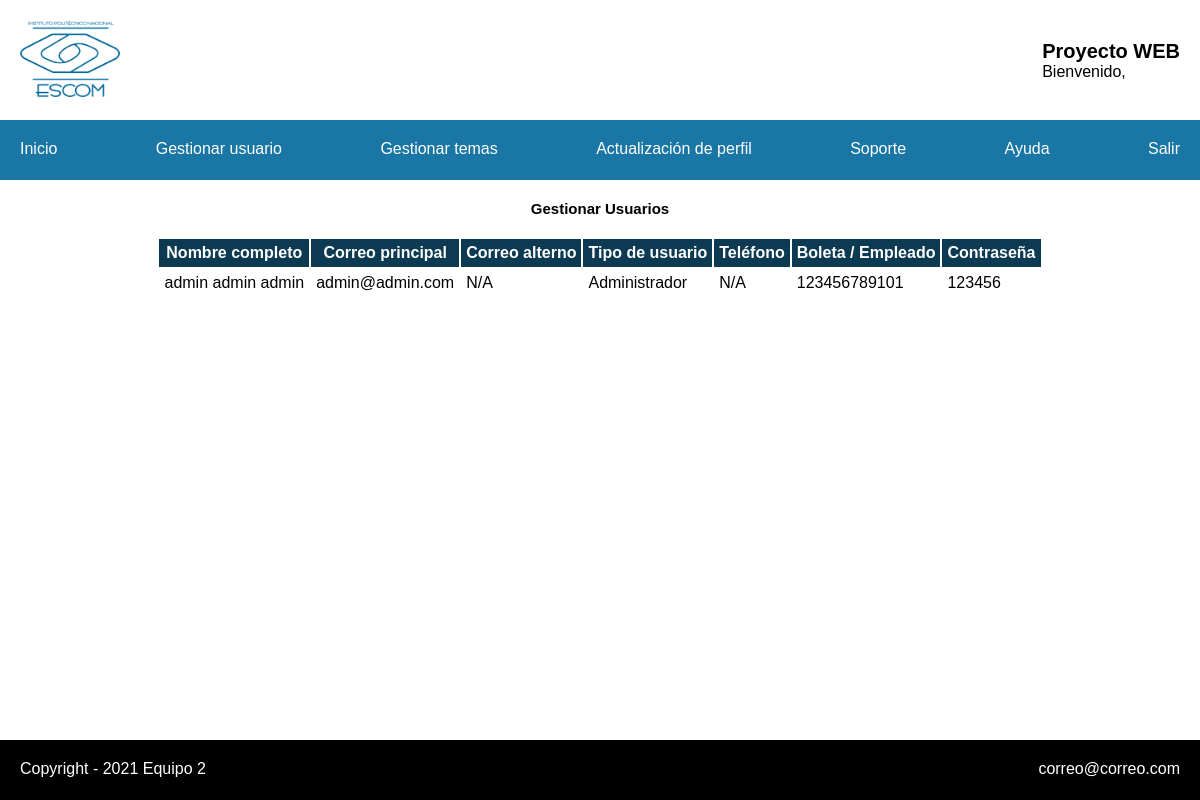
The app's page /admin/gestionarUsuarios.php with its own data.
### tables this page shows
CREATE TABLE `administrador` (
  `idAdministrador` int NOT NULL AUTO_INCREMENT,
  `nombre` varchar(20) NOT NULL,
  `apellidoPaterno` varchar(20) NOT NULL,
  `apellidoMaterno` varchar(20) NOT NULL,
  `correo` varchar(45) NOT NULL,
  `clave` varchar(45) NOT NULL,
  `numEmpleado` varchar(12) NOT NULL,
  PRIMARY KEY (`idAdministrador`)
);

### admin/gestionarUsuarios.php (the view, shortened to what this page needs)
<?php
include "header.php";
$db = conectarDb();
$query = "SELECT * FROM administrador;";
$resultado1 = mysqli_query($db, $query) or die(mysqli_error($db));
?>
    <main class="admin gestionar">
        <div class="principal">
            <h2>Gestionar Usuarios</h2>
            <div class="informacion">
                <table>
                    <tr>
                        <th>Nombre completo</th>
                        <th>Correo principal</th>
                        <th>Correo alterno</th>
                        <th>Tipo de usuario</th>
                        <th>Teléfono</th>
                        <th>Boleta / Empleado</th>
                        <th>Contraseña</th>
                    </tr>
                    <?php while( $administrador = mysqli_fetch_assoc($resultado1) ): ?>
                        <tr>
                            <?php echo "<td> ${administrador['nombre']} ${administrador['apellidoPaterno']} ${administrador['apellidoMaterno']}</td>"; ?>
                            <?php echo "<td> ${administrador['correo']}</td>"; ?>
                            <?php echo "<td> N/A </td>"; ?>
                            <?php echo "<td> Administrador </td>"; ?>
                            <?php echo "<td> N/A </td>"; ?>
                            <?php echo "<td> ${administrador['numEmpleado']}</td>"; ?>
                            <?php echo "<td> ${administrador['clave']}</td>"; ?>
                        </tr>
                    <?php endwhile; ?>
                </table>
            </div>
        </div>
    </main>
<?php
include "footer.php";
?>

### src/css/app.css (style rules this page uses)
:root { --negro: black; --blanco: white; --azul: #1a76a4; --azul-transparente: #1a76a44a; --azul-darken: #0c3a52; --verde: #77dd77; --rojo: #ff6961; }
* { margin: 0; padding: 0; box-sizing: border-box; }
html { font-family: sans-serif; font-size: 62.5%; }
body { width: 100%; height: 100vh; display: grid; grid-template-rows: 120px 60px auto 60px; }
main { display: grid; grid-template-columns: 80% auto; }
main .principal { padding: 20px; display: flex; flex-direction: column; gap: 20px; overflow: scroll; }
main .principal h2 { text-align: center; }

### src/css/admin.css (style rules this page uses)
:root { --negro: black; --blanco: white; --azul: #1a76a4; --azul-transparente: #1a76a44a; --azul-darken: #0c3a52; }
main.admin { display: grid; grid-template-columns: 1fr; }
main.admin.gestionar .informacion table { margin: 0 auto; }
main.admin.gestionar .informacion table tr:nth-child(2n+1) { background-color: var(--azul-transparente); }
main.admin.gestionar .informacion table tr:first-child { background-color: var(--azul-darken); color: var(--blanco); }
main.admin.gestionar .informacion table th, main.admin.gestionar .informacion table td { font-size: 1.6rem; padding: 5px; }
main.admin.gestionar .principal { position: relative; }

### records on screen
administrador: nombre "admin", apellidoPaterno "admin", apellidoMaterno "admin", correo "admin@admin.com", numEmpleado "123456789101", clave "123456"
